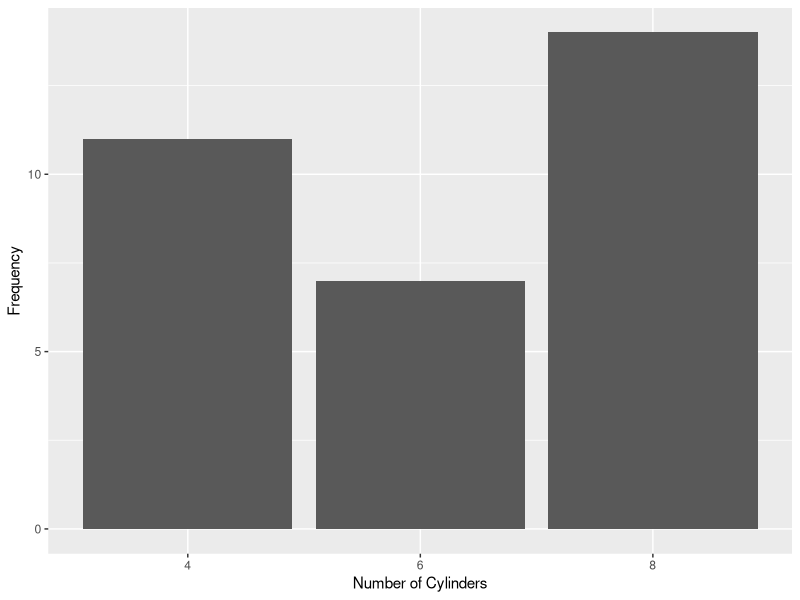

Generate this figure with R:

library(ggplot2)

data(mtcars)

ggplot(mtcars, aes(x=factor(cyl))) + 
  geom_bar() + 
  xlab("Number of Cylinders") + 
  ylab("Frequency")
